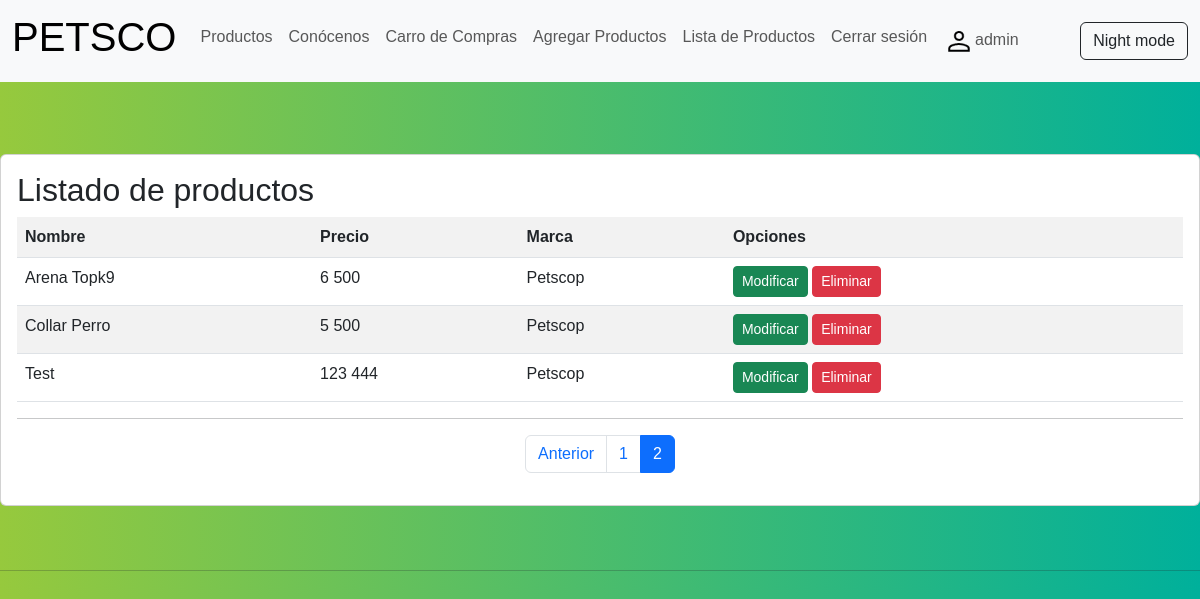
Page /listar-producto/?page=2 (signed in) on the committed database.
### petscop/models.py (models this page shows, shortened)
class Producto(models.Model):
    nombre= models.CharField(max_length=50)
    precio= models.IntegerField()
    cantidad= models.IntegerField(null=True)
    descripcion= models.TextField()
    marca = models.ForeignKey(Marca, on_delete=models.PROTECT)
    tipo_producto = models.CharField(max_length=50)
    imagen = models.ImageField(upload_to="productos", null=True, )

class Marca(models.Model):
    nombre= models.CharField(max_length=50)
    def __str__(self):
        return self.nombre

### petscop/views.py (the view)
# urls.py: path('listar-producto/', listar_productos, name="listar_producto" ),
@permission_required('petscop.view_producto')
def listar_productos(request):
    productos = Producto.objects.all()
    page = request.GET.get('page', 1)
    try:
        paginator = Paginator(productos, 5)
        productos = paginator.page(page)
    except:
        raise Http404
    data = {
            'entity': productos,
            'paginator': paginator
            }
    return render(request, 'petscop/producto/listar.html', data)

### petscop/context_processor.py (called while the page is built)
def total_carrito(request):
    total = 0
    carrito = request.session.get("carrito", {})
    if carrito:
        for key, value in carrito.items():
            total += int(value["acumulado"])
    return {"total_carrito": total}

### petscop/templates/petscop/producto/listar.html (shortened to what this page needs)
{% extends 'petscop/base.html' %}
{% block content %}
{% load humanize %}
<br>
<br>
<br>
<div class="card">
    <div class="card-body">
        <h2>Listado de productos</h2>
        <table class="table table-striped table-hover table-responsive-sm">
            <tr>
                <th>Nombre</th>
                <th>Precio</th>
                <th>Marca</th>
                <th>Opciones</th>
            </tr>
            {% for p in entity %}
            <tr>
                 <td>{{ p.nombre | title }}</td>
                 <td>{{ p.precio | intcomma }}</td>
                 <td>{{ p.marca | title }}</td>
                  <td>
                    {% if perms.petscop.change_producto %}
                    <a href="{% url 'modificar_producto' p.id %}" class="btn btn-success btn-sm">Modificar</a>
                    {% endif %}
                    {% if perms.petscop.delete_producto %}
                    <a href="#" onclick="eliminarProducto({{ p.id }})" class="btn btn-danger btn-sm">Eliminar</a>
                    {% endif %}
                  </td>
            </tr>
            {% endfor %}
        </table>
        <hr>
        <div>
            {% include 'petscop/paginator.html' %}
        </div>
    </div>
</div>
{% endblock %}

### petscop/templates/petscop/base.html (shortened to what this page needs)
<!DOCTYPE html>
<html lang="en">
<head>
  {% load static %}
  <link href="https://cdn.jsdelivr.net/npm/bootstrap@5.3.0/dist/css/bootstrap.min.css" rel="stylesheet">
  <link href="{% static 'petscop/css/estilos.css' %}" rel="stylesheet">
</head>
<body>
  <nav class="navbar navbar-expand-lg bg-body-tertiary">
      <div class="container-fluid">
          <a class="navbar-brand" href="{% url 'home' %}"><h1>PETSCO</h1></a>
        <div class="collapse navbar-collapse" id="navbarSupportedContent">
          <ul class="navbar-nav me-auto mb-2 mb-lg-0">
            <li class="nav-item">
              <a class="nav-link" href="{% url 'home' %}">Productos</a>
            </li>
          <li class="nav-item">
            <a class="nav-link" href="{% url 'about_us' %}">Conócenos</a>
          </li>
          <li class="nav-item">
            <a class="nav-link" href="{% url 'tienda' %}">Carro de Compras</a>
          </li>
          {% if perms.petscop.add_producto %}
          <li class="nav-item">
            <a class="nav-link" href="{% url 'agregar_producto_crud' %}">Agregar Productos</a>
          </li>
          {% endif %}
          {% if perms.petscop.view_producto %}
          <li class="nav-item">
            <a class="nav-link" href="{% url 'listar_producto' %}">Lista de Productos</a>
          </li>
          {% endif %}
          {% if user.is_authenticated %}
          <li class="nav-item">
            <a class="nav-link" href="{% url 'logout' %}">Cerrar sesión</a>
          </li>
          <li class="nav-item float-end">
            <a class="nav-link" href="#"><img src="{% static 'petscop/img/asset/person.png'%}" alt="username-icon" style="height: 2rem" />{{ user.username }}</a>
          </li>
          {% endif %}
        </ul>
        <button id="cambiarFondo" type="button" class="btn btn-outline-dark" aria-pressed="false" autocomplete="off">
          Night mode
        </button>
      </div>
    </div>
  </nav>
<div>
  {% block content %}
  {% endblock %}
</div>
<br>
<br>
<hr>
</body>
</html>

### petscop/static/petscop/css/estilos.css (style rules this page uses)
body { background: linear-gradient(to right, #96c93d, #00b09b); }
button { background-color: #96c93d; padding: 5px 15px; border-radius: 5px; color:white; }
* { box-sizing: border-box; margin: 0; padding: 0; font-family: Arial, Helvetica, sans-serif; }

### rows in the picture
Producto: nombre "Arena Topk9", precio "6 500", marca "Petscop"
Producto: nombre "Collar Perro", precio "5 500", marca "Petscop"
Producto: nombre "Test", precio "123 444", marca "Petscop"

### other values in the picture
{{ user.username }} "admin"
{{ page }} "1" "2"
